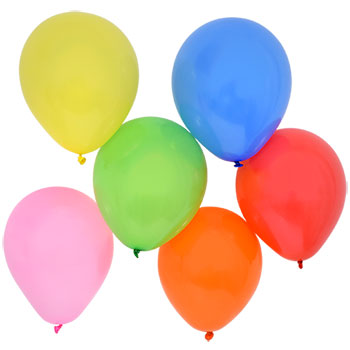
#> input picture balloons.jpg, 350 x 350 px
$ python bug.py
#> lines starting #> are read from the running program, lines starting #| are printed output that depends on the picture
import cv2
import numpy as np

im = cv2.imread("balloons.jpg", cv2.IMREAD_GRAYSCALE)
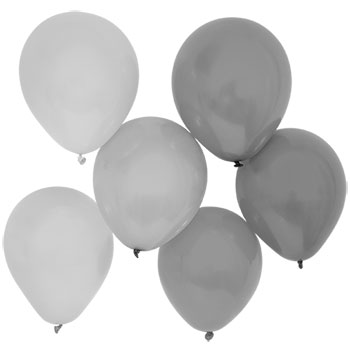
#> im: shape (350, 350); min 2, max 255, mean 204.6

sift = cv2.xfeatures2d.SIFT_create()
kp, des = sift.detectAndCompute(im, None)
#> kp = 85 keypoints; strongest (x, y, size): (300, 266, 2.8), (136, 252, 4.4), (209, 335, 5.4), (237, 164, 4)

im_kp = np.zeros(im.shape, dtype=np.uint8)

###This works
im_kp = cv2.drawKeypoints(im,kp,None)

###This does not work
# cv2.drawKeypoints(im, kp, im_kp)

cv2.namedWindow("Key", cv2.WINDOW_NORMAL)
cv2.imshow("Key", im_kp)
cv2.imwrite("temp.png", im_kp)
cv2.waitKey(0)
